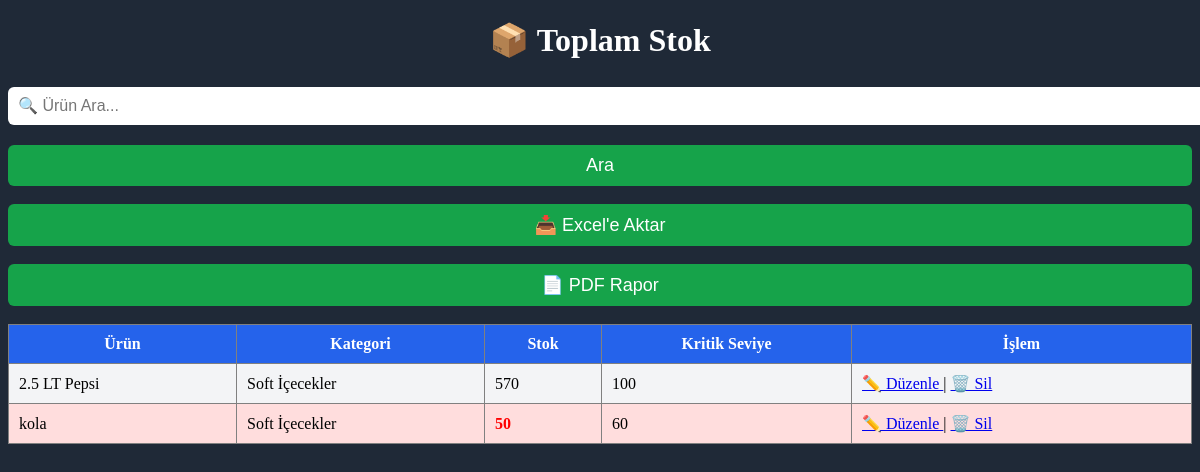
/stoklar (signed in), run on the app's committed database.
### tables this page shows
CREATE TABLE urunler (

        id INTEGER PRIMARY KEY AUTOINCREMENT,

        urun_adi TEXT NOT NULL,

        kategori TEXT NOT NULL,

        stok INTEGER DEFAULT 0,

        kritik_seviye INTEGER DEFAULT 5

    );

### app.py (the view)
@app.route("/stoklar")
def stoklar():
    if "kullanici" not in session:
        return redirect(url_for("login"))
    import sqlite3
    conn = sqlite3.connect("stok.db")
    cursor = conn.cursor()
    arama = request.args.get("arama", "")
    cursor.execute("""
        SELECT *
        FROM urunler
        WHERE urun_adi LIKE ?
        ORDER BY urun_adi
    """, (f"%{arama}%",))
    urunler = cursor.fetchall()
    conn.close()
    return render_template(
        "stoklar.html",
        urunler=urunler,
        arama=arama
    )

### templates/stoklar.html (shortened to what this page needs)
<!DOCTYPE html>
<html lang="tr">
<head>
<link rel="stylesheet" href="{{ url_for('static', filename='css/style.css') }}">
</head>
<body>
<div class="content">
<h1>📦 Toplam Stok</h1>
<br>
<form method="GET">
    <input
        type="text"
        name="arama"
        placeholder="🔍 Ürün Ara..."
        value="{{ arama }}"
    >
    <button type="submit">
        Ara
    </button>
</form>
<br>
<a href="/excel_aktar">
    <button type="button">
        📥 Excel'e Aktar
    </button>
</a>
<br><br>
<a href="/pdf_rapor">
    <button type="button">
        📄 PDF Rapor
    </button>
</a>
<br><br>
<table border="1" cellpadding="10" cellspacing="0">
<tr>
<th>Ürün</th>
<th>Kategori</th>
<th>Stok</th>
<th>Kritik Seviye</th>
<th>İşlem</th>
</tr>
{% for urun in urunler %}
{% if urun[3] <= urun[4] %}
<tr style="background:#ffdddd;">
{% else %}
<tr>
{% endif %}
<td>{{ urun[1] }}</td>
<td>{{ urun[2] }}</td>
<td>
{% if urun[3] <= urun[4] %}
    <b style="color:red;">{{ urun[3] }}</b>
{% else %}
    {{ urun[3] }}
{% endif %}
</td>
<td>{{ urun[4] }}</td>
<td>
    <a href="/urun_duzenle/{{ urun[0] }}">
        ✏️ Düzenle
    </a>
    |
    <a href="/urun_sil/{{ urun[0] }}"
       onclick="return confirm('Bu ürünü silmek istediğinize emin misiniz?')">
        🗑️ Sil
    </a>
</td>
</tr>
{% endfor %}
</table>
</div>
</body>
</html>

### static/css/style.css (style rules this page uses)
body { background:#1f2937; color:white; }
table { width:100%; border-collapse:collapse; background:white; color:black; }
th { background:#2563eb; color:white; }
td { color:black; padding:10px; }
tr:nth-child(even) { background:#f3f4f6; }
h1 { color:white; text-align:center; margin-bottom:10px; }
input { width:100%; padding:12px; margin-bottom:20px; border:none; border-radius:8px; font-size:16px; }
button { width:100%; padding:14px; background:#16a34a; color:white; border:none; border-radius:8px; font-size:18px; cursor:pointer; }
input { padding:10px; border-radius:6px; }
button { padding:10px 15px; border-radius:6px; cursor:pointer; }

### data on the page
urunler: urun_adi "2.5 LT Pepsi", kategori "Soft İçecekler", stok "570", kritik_seviye "100"
urunler: urun_adi "kola", kategori "Soft İçecekler", stok "50", kritik_seviye "60"
